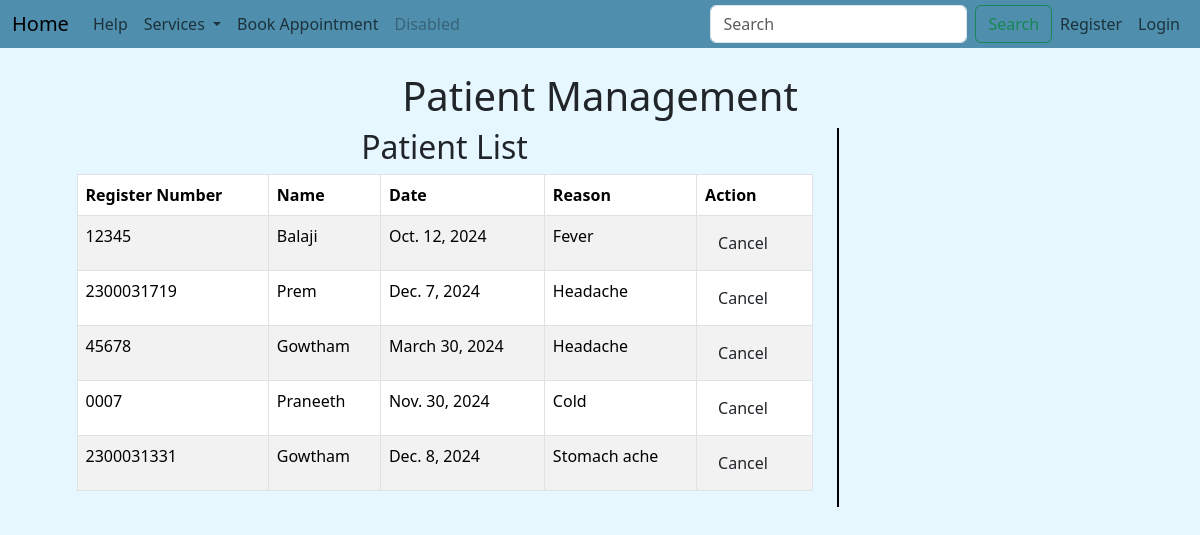
/patient_list, run on the app's committed database.
### administrationapp/models.py (models this page shows, shortened)
class PatientList(models.Model):
    Register_Number = models.CharField(max_length=20, unique=True)
    Name = models.CharField(max_length=100)
    Date = models.DateField()  # Changed to DateField for storing date
    Reason = models.CharField(max_length=100)

### administrationapp/views.py (the view)
# urls.py: path('patient_list', views.patient_list, name='patient_list'),
def patient_list(request):
    patients = PatientList.objects.all()
    return render(request, 'staffapp/Patient_List.html', {'patients': patients})

### Templates/staffapp/Patient_List.html (shortened to what this page needs)
{% extends 'Navbar/ProjectNavbar.html' %}
{% load static %}
{% block body %}
<div class="container">
    <h1 class="text-center mt-4">Patient Management</h1>
    <div class="row justify-content-center">
        <div class="col-md-8">
            <div class="table-container">
                <h2 class="text-center">Patient List</h2>
                <table class="table table-striped table-bordered">
                    <thead>
                        <tr>
                            <th>Register Number</th>
                            <th>Name</th>
                            <th>Date</th>
                            <th>Reason</th>
                            <th>Action</th>
                        </tr>
                    </thead>
                    <tbody>
                        {% for patient in patients %}
                        <tr>
                            <td>{{ patient.Register_Number }}</td>
                            <td>{{ patient.Name }}</td>
                            <td>{{ patient.Date }}</td>
                            <td>{{ patient.Reason }}</td>
                            <td>
                                <form action="{% url 'delete_patient' patient.id %}" method="POST" class="d-inline">
                                    <button type="submit" class="btn btn-cancel">Cancel</button>
                                </form>
                            </td>
                        </tr>
                        {% empty %}
                        <tr>
                            <td colspan="5" class="text-center">No patients found.</td>
                        </tr>
                        {% endfor %}
                    </tbody>
                </table>
            </div>
        </div>
        <div class="col-auto d-flex align-items-center">
            <div style="border-left: 2px solid black; height: 100%;"></div>
        </div>
        <div class="col-md-3">
        </div>
    </div>
</div>
{% endblock %}

### Templates/Navbar/ProjectNavbar.html (shortened to what this page needs)
<!DOCTYPE html>
<html lang="en">
<head>
    <link href="https://cdn.jsdelivr.net/npm/bootstrap@5.3.3/dist/css/bootstrap.min.css" rel="stylesheet">
</head>
<body>
<nav class="navbar navbar-expand-lg flex-shrink-3 py-sm-1" style="background-color:#4F8EAC">
  <div class="container-fluid">
    <a class="navbar-brand" href="#">Home</a>
    <div class="collapse navbar-collapse" id="navbarSupportedContent">
      <ul class="navbar-nav me-auto mb-2 mb-lg-0">
        <li class="nav-item">
          <a class="nav-link" href="#">Help</a>
        </li>
        <li class="nav-item dropdown">
          <a class="nav-link dropdown-toggle" href="#" role="button" data-bs-toggle="dropdown" aria-expanded="false">
            Services
          </a>
        </li>
          <li class="nav-item">
          <a class="nav-link" href="{% url 'add_patient' %}">Book Appointment</a>
        </li>
        <li class="nav-item">
          <a class="nav-link disabled" aria-disabled="true">Disabled</a>
        </li>
      </ul>
      <form class="d-flex" role="search">
        <input class="form-control me-2" type="search" placeholder="Search" aria-label="Search">
        <button class="btn btn-outline-success" type="submit">Search</button>
      </form>
    </div>
    <ul  class="navbar-nav ms-auto">
<li>
        {% if user.is_authenticated %}
        <li class="nav-item">
        <span class="nav-link">Welcome, {{ user.username }}</span>
    </li>
          <li class="nav-item">
          <a class="nav-link" href="{% url 'logout' %}">Logout</a>
          </li>
        {% else %}
                <li class="nav-item">
          <a class="nav-link" href="{% url 'UserRegisterPageCall' %}">Register</a>
        </li>
          <li class="nav-item">
          <a class="nav-link" href="{% url 'UserLoginPageCall' %}">Login</a>
        </li>
        {% endif %}
 </li>
      </ul>
  </div>
</nav>
{% block body %}
{% endblock %}
</body>
</html>

### Templates/Navbar/ProjectNavbar.html (style rules this page uses)
body { background-color: #e6f7ff; }

### data on the page
PatientList: Register_Number "12345", Name "Balaji", Date "Oct. 12, 2024", Reason "Fever"
PatientList: Register_Number "2300031719", Name "Prem", Date "Dec. 7, 2024", Reason "Headache"
PatientList: Register_Number "45678", Name "Gowtham", Date "March 30, 2024", Reason "Headache"
PatientList: Register_Number "0007", Name "Praneeth", Date "Nov. 30, 2024", Reason "Cold"
PatientList: Register_Number "2300031331", Name "Gowtham", Date "Dec. 8, 2024", Reason "Stomach ache"
